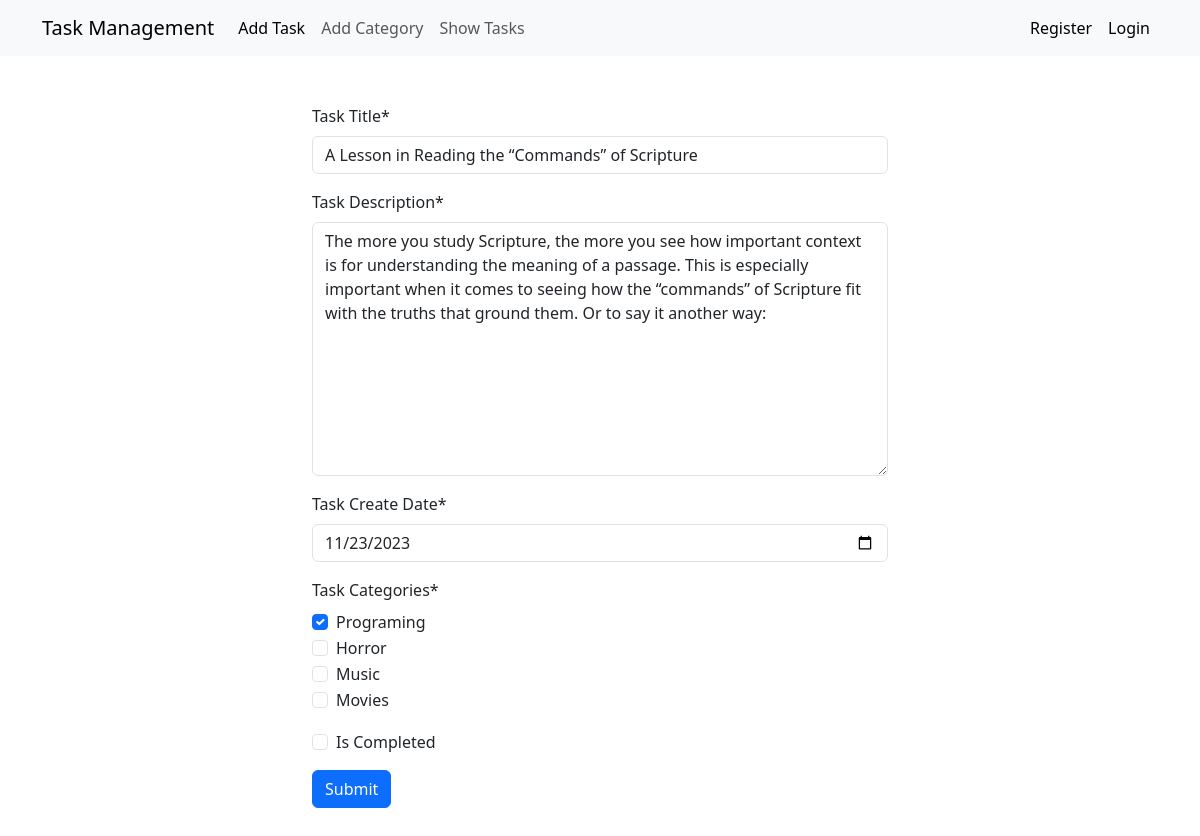
The page /tasks/edit_task/9 on the database its author committed.
### task/models.py (models this page shows, shortened)
class Task(models.Model):
    taskTitle = models.CharField(max_length=50)
    taskDescription = models.TextField(max_length=500)
    date = models.DateField()
    categories = models.ManyToManyField(Category)
    is_completed = models.BooleanField(default=False)

### task/views.py (the view)
# urls.py: path('edit_task/<int:id>',views.edit_task,name = 'edit_task'),
def edit_task(request,id):
    task = Task.objects.get(pk=id)
    task_form = forms.TaskFrom(instance=task)
    if request.method == 'POST':
        task_form = forms.TaskFrom(request.POST,instance=task)
        if task_form.is_valid():
            task_form.save()
            return redirect('show_tasks')
    return render(request,'tasks/add_task.html',{'form':task_form})

### task/forms.py
class TaskFrom(forms.ModelForm):
    class Meta:
        model = Task
        fields =  '__all__'
        labels={
            'taskTitle':'Task Title',
            'taskDescription':'Task Description',
            'is_completed':'Is Completed',
            'date':'Task Create Date',
            'categories':'Task Categories'
        }
        widgets = {
            'taskTitle': forms.TextInput(attrs={'placeholder': 'Enter Task Title'}),
            'taskDescription': forms.Textarea(attrs={'placeholder': 'Enter Task Description'}),
            'date': forms.DateInput(attrs={'type': 'date'}),
            'categories': forms.CheckboxSelectMultiple()
        }

### category/models.py (called while the page is built)
    def __str__(self):
        return self.name

### task/templates/tasks/add_task.html (shortened to what this page needs)
{% extends "base.html" %}
{% load crispy_forms_tags %} {% block content %}
<div class="container w-50 my-5">
  <form method="post">
    {{form | crispy}}
    <button class="btn btn-primary">Submit</button>
  </form>
</div>
{% endblock content %}

### rows shown on the page
Task: taskTitle "A Lesson in Reading the “Commands” of Scripture", taskDescription "The more you study Scripture, the more you see how important context is for understanding the meaning of a passage. This is especially important when it comes to seeing how the “commands” of Scripture fit with the truths that ground them. Or to say it another way:", date "11/23/2023"
